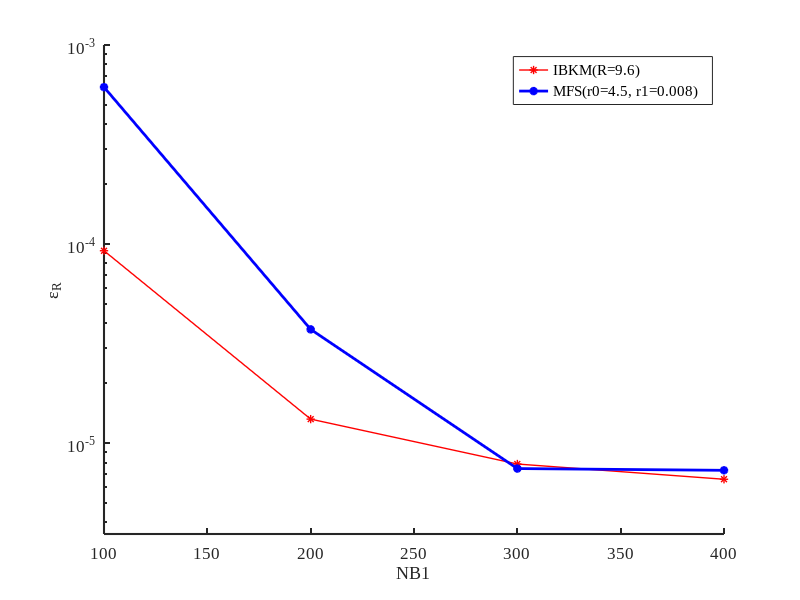

Write MATLAB code to recreate this figure.
load('ibkm_mfs.mat')
m_bkm=ibkm;
m_hg=mfs;
nb=m_bkm(1,2:end);
for i_g=68     %ibkm
semilogy(nb,m_bkm(i_g,2:end),'r-*','LineWidth',1);
hold on
end
%%mfs
semilogy(nb,m_hg(2,2:end),'b-*','LineWidth',2);
hold on

xlabel('NB1');
ylabel('\epsilon_{{R}}')
legend({'IBKM(R=9.6)','MFS(r0=4.5, r1=0.008)'},'FontSize',12,'Fontname', 'Times New Roman')
set(gca,'FontSize',12,'Fontname', 'Times New Roman');
box off
set(gca,'LineWidth',1.5)
axis([100 400 3.5E-6 1E-3])